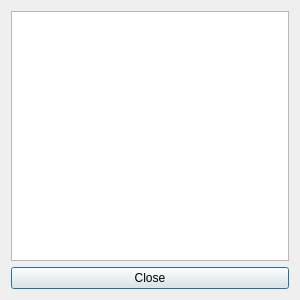
<?xml version="1.0" encoding="UTF-8"?>
<ui version="4.0">
 <class>StatisticsDialog</class>
 <widget class="QDialog" name="StatisticsDialog">
  <property name="geometry">
   <rect>
    <x>0</x>
    <y>0</y>
    <width>300</width>
    <height>300</height>
   </rect>
  </property>
  <property name="sizePolicy">
   <sizepolicy hsizetype="MinimumExpanding" vsizetype="MinimumExpanding">
    <horstretch>0</horstretch>
    <verstretch>0</verstretch>
   </sizepolicy>
  </property>
  <property name="minimumSize">
   <size>
    <width>300</width>
    <height>300</height>
   </size>
  </property>
  <property name="windowTitle">
   <string>Project Statistics</string>
  </property>
  <layout class="QGridLayout" name="gridLayout">
   <item row="1" column="0">
    <widget class="QPushButton" name="closeButton">
     <property name="sizePolicy">
      <sizepolicy hsizetype="MinimumExpanding" vsizetype="Fixed">
       <horstretch>0</horstretch>
       <verstretch>0</verstretch>
      </sizepolicy>
     </property>
     <property name="text">
      <string>Close</string>
     </property>
    </widget>
   </item>
   <item row="0" column="0">
    <widget class="QTableWidget" name="tableWidget">
     <property name="sizePolicy">
      <sizepolicy hsizetype="MinimumExpanding" vsizetype="MinimumExpanding">
       <horstretch>0</horstretch>
       <verstretch>0</verstretch>
      </sizepolicy>
     </property>
    </widget>
   </item>
  </layout>
 </widget>
 <resources/>
 <connections/>
</ui>
